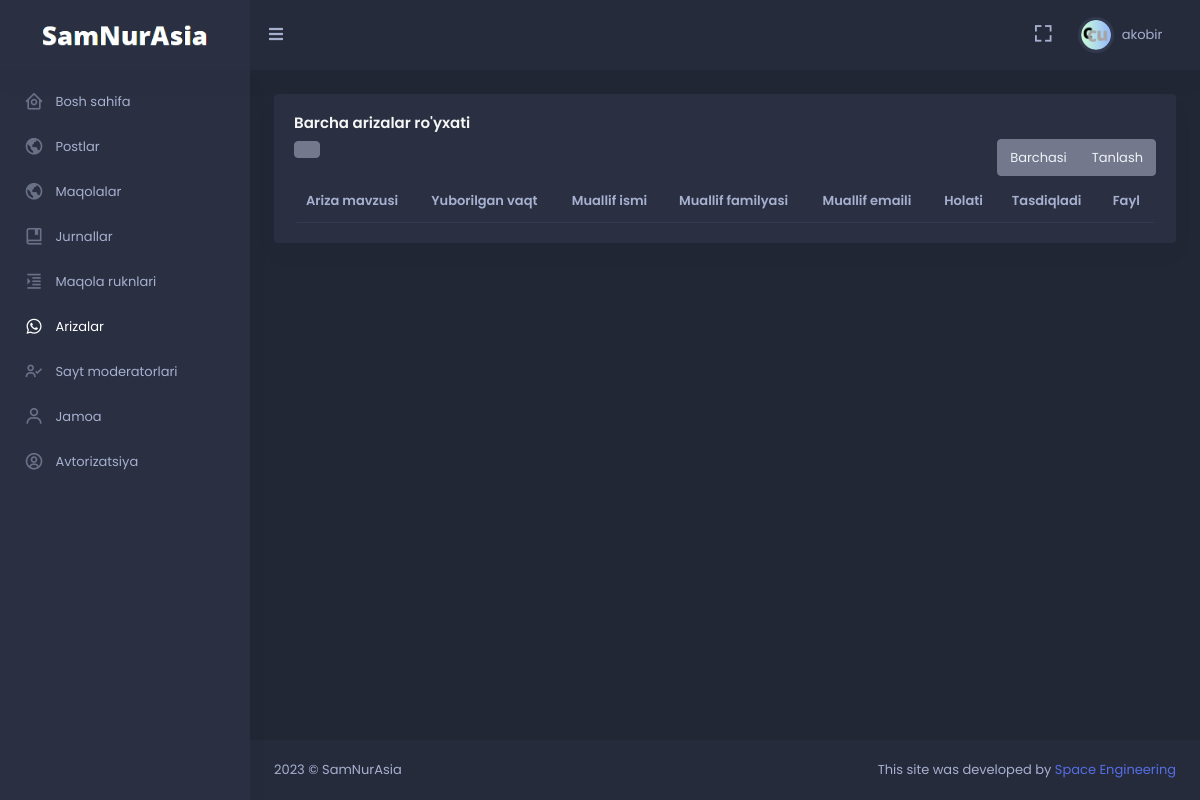
/moderator/petition/all (signed in), run on the app's committed database.
### moderator/models.py (models this page shows, shortened)
class User(AbstractUser):
    image = models.ImageField(null=True, blank=True, upload_to='images/avatar')
    dark_mode = models.BooleanField(default=False)
    class Meta:
        verbose_name = 'User'
        verbose_name_plural = '1. Userlar'

### moderator/decorator.py (the view)
    def wrapper_func(request, *args, **kwargs):
        if Moderator.get_moderator_or_None(request=request) is not None:
            return func(request, *args, **kwargs)
        else:
            raise Http404()

### moderator/decorator.py (called while the page is built)
def moderator_only(func):
    def wrapper_func(request, *args, **kwargs):
        if Moderator.get_moderator_or_None(request=request) is not None:
            return func(request, *args, **kwargs)
        else:
            raise Http404()
    return wrapper_func

### moderator/models.py (called while the page is built)
    def get_moderator_or_None(request: WSGIRequest):
        if not request.user.is_authenticated:
            return None
        user = request.user
        if not (user.is_active and user.is_staff):
            return None
        try:
            moderator = Moderator.objects.get(user_id=user.pk)
            return moderator
        except:
            return None

### moderator/views.py (called while the page is built)
@login_required(login_url='login')
@moderator_only
def petition_all(request: WSGIRequest):
    data = Petition.objects.all().order_by('-pk')
    return render(request, 'moderator/petition_all.html', {
        'data': data,
    })

### templates/moderator/petition_all.html (shortened to what this page needs)
{% extends 'moderator/base.html' %}
{% load static %}
{% block head_static %}
<link href="{% static 'skote/assets/libs/admin-resources/rwd-table/rwd-table.min.css' %}" rel="stylesheet" type="text/css"/>
{% endblock %}
{% block content %}
<div class="row">
    <div class="col-12">
        <div class="card">
            <div class="card-body">
                <h4 class="card-title"> Barcha arizalar ro'yxati </h4>
                <div class="table-rep-plugin">
                    <div class="table-responsive mb-0" data-pattern="priority-columns">
                        <table id="tech-companies-1" class="table table-striped">
                            <thead>
                            <tr>
                                <th> Ariza mavzusi </th>
                                <th data-priority="1"> Yuborilgan vaqt </th>
                                <th data-priority="2"> Muallif ismi </th>
                                <th data-priority="3"> Muallif familyasi </th>
                                <th data-priority="4"> Muallif emaili </th>
                                <th data-priority="5"> Holati </th>
                                <th data-priority="6"> Tasdiqladi </th>
                                <th data-priority="7"> Fayl </th>
                            </tr>
                            </thead>
                        </table>
                    </div>
                </div>
            </div>
        </div>
    </div>
</div>
{% endblock %}

### templates/moderator/base.html (shortened to what this page needs)
<!doctype html> {% load static %}
<html lang="en">
<head>
    <link href="{% static 'skote/assets/css/bootstrap.min.css' %}" id="bootstrap-style" rel="stylesheet"
        type="text/css" />
    <link href="{% static 'skote/assets/css/icons.min.css' %}" rel="stylesheet" type="text/css" />
    <link href="{% static 'skote/assets/css/app.min.css' %}" id="app-style" rel="stylesheet" type="text/css" />
    {% block head_static %}{% endblock %}
</head>
{% if user.dark_mode == True %}
<body data-sidebar="dark" data-layout-mode="dark">
    {% else %}
<body data-sidebar="light" data-layout-mode="light">
        {% endif %}
        <div id="layout-wrapper">
            <header id="page-topbar">
                <div class="navbar-header">
                    <div class="d-flex">
                        <div class="navbar-brand-box">
                            <a href="#" class="logo logo-light" style="pointer-events: none;">
                                <span class="logo-lg">
                                    <img src="{% static 'image/dark.png' %}" alt="" height="22">
                                </span>
                            </a>
                        </div>
                        <button type="button" class="btn btn-sm px-3 font-size-16 header-item waves-effect"
                            id="vertical-menu-btn">
                            <i class="fa fa-fw fa-bars"></i>
                        </button>
                    </div>
                    <div class="d-flex">
                        <div class="dropdown d-none d-lg-inline-block ms-1">
                            <button type="button" class="btn header-item noti-icon waves-effect"
                                data-bs-toggle="fullscreen">
                                <i class="bx bx-fullscreen"></i>
                            </button>
                        </div>
                        <div class="dropdown d-inline-block">
                            <button type="button" class="btn header-item waves-effect" id="page-header-user-dropdown"
                                data-bs-toggle="dropdown" aria-haspopup="true" aria-expanded="false">
                                <img class="rounded-circle header-profile-user"
                                    src="{% if user.image %}{{user.image.url}}{% else %}{% static 'skote/assets/images/users/avatar_default.png' %}{% endif %}"
                                    alt="Header Avatar">
                                <span class="d-none d-xl-inline-block ms-1" key="t-henry">{{ user.username }}</span>
                                <i class="mdi mdi-chevron-down d-none d-xl-inline-block"></i>
                            </button>
                        </div>
                    </div>
                </div>
            </header>
            <div class="vertical-menu">
                <div data-simplebar class="h-100">
                    <div id="sidebar-menu">
                        <ul class="metismenu list-unstyled" id="side-menu">
                            <li>
                                <a href="{% url 'dashboard' %}" >
                                    <i class="bx bx-home-circle"></i>
                                    <span key="t-dashboards"> Bosh sahifa </span>
                                </a>
                            </li>
                            <li>
                                <a href="{% url 'all_posts' %}">
                                    <i class="bx bx-world"></i>
                                    <span key="t-dashboards"> Postlar </span>
                                </a>
                            </li>
                            <li>
                                <a href="{% url 'all_article' %}">
                                    <i class="bx bx-world"></i>
                                    <span key="t-dashboards"> Maqolalar </span>
                                </a>
                            </li>
                            <li>
                                <a href="{% url 'journal_all' %}">
                                    <i class="bx bx-book-bookmark"></i>
                                    <span key="t-dashboards"> Jurnallar </span>
                                </a>
                            </li>
                            <li>
                                <a href="{% url 'article_col_all' %}" class="waves-effect">
                                    <i class="bx bx-right-indent"></i>
                                    <span key="t-chat"> Maqola ruknlari </span>
                                </a>
                            </li>
                            <li>
                                <a href="{% url 'petition_all' %}" class="waves-effect">
                                    <i class="bx bxl-whatsapp"></i>
                                    <span key="t-file-manager">Arizalar</span>
                                </a>
                            </li>
                            <li>
                                <a href="{% url 'moderator_all' %}" class="waves-effect">
                                    <i class="bx bx-user-check"></i>
                                    <span key="t-file-manager">Sayt moderatorlari</span>
                                </a>
                            </li>
                            <li>
                                <a href="{% url 'team_all' %}" class="waves-effect">
                                    <i class="bx bx-user"></i>
                                    <span key="t-file-manager"> Jamoa </span>
                                </a>
                            </li>
                            <li>
                                <a href="#" class="has-arrow waves-effect">
                                    <i class="bx bx-user-circle"></i>
                                    <span key="t-ecommerce">Avtorizatsiya</span>
                                </a>
                            </li>
                        </ul>
                    </div>
                </div>
            </div>
            <div class="main-content">
                <div class="page-content">
                    <div class="container-fluid">
                        {% block content %}{% endblock %}
                    </div>
                </div>
                <footer class="footer">
                    <div class="container-fluid">
                        <div class="row">
                            <div class="col-sm-6">
                                <script>document.write(new Date().getFullYear())</script> © SamNurAsia
                            </div>
                            <div class="col-sm-6">
                                <div class="text-sm-end d-none d-sm-block">
                                    This site was developed by <a href="#">Space Engineering</a>
                                </div>
                            </div>
                        </div>
                    </div>
                </footer>
            </div>
        </div>
    </body>
</html>

### data on the page
User: image (picture), username "akobir"
